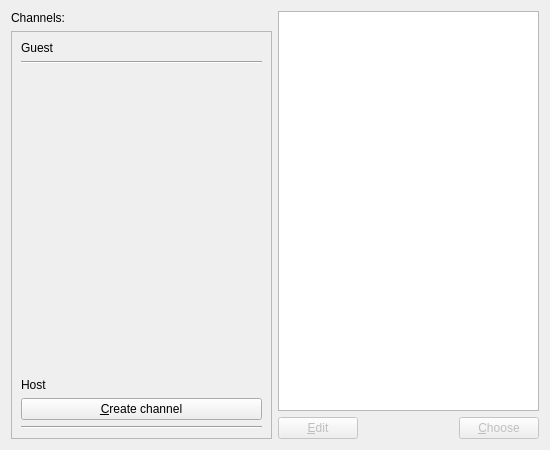
<?xml version="1.0" encoding="UTF-8"?>
<ui version="4.0">
 <class>ChooseChannelWidget</class>
 <widget class="QWidget" name="ChooseChannelWidget">
  <property name="geometry">
   <rect>
    <x>0</x>
    <y>0</y>
    <width>550</width>
    <height>450</height>
   </rect>
  </property>
  <property name="sizePolicy">
   <sizepolicy hsizetype="Preferred" vsizetype="Fixed">
    <horstretch>0</horstretch>
    <verstretch>0</verstretch>
   </sizepolicy>
  </property>
  <property name="windowTitle">
   <string>Choose Channel Window</string>
  </property>
  <layout class="QHBoxLayout" name="horizontalLayout_2">
   <item>
    <layout class="QVBoxLayout" name="verticalLayout">
     <property name="sizeConstraint">
      <enum>QLayout::SetDefaultConstraint</enum>
     </property>
     <item>
      <widget class="QLabel" name="label_3">
       <property name="text">
        <string>Channels:</string>
       </property>
      </widget>
     </item>
     <item>
      <widget class="QScrollArea" name="channelsArea">
       <property name="sizePolicy">
        <sizepolicy hsizetype="Expanding" vsizetype="Expanding">
         <horstretch>0</horstretch>
         <verstretch>0</verstretch>
        </sizepolicy>
       </property>
       <property name="widgetResizable">
        <bool>true</bool>
       </property>
       <widget class="QWidget" name="channelsAreaWidgetContents">
        <property name="geometry">
         <rect>
          <x>0</x>
          <y>0</y>
          <width>259</width>
          <height>408</height>
         </rect>
        </property>
        <layout class="QVBoxLayout" name="verticalLayout_3">
         <item>
          <layout class="QGridLayout" name="channelsLayout">
           <item row="6" column="0">
            <widget class="Line" name="hostLine">
             <property name="orientation">
              <enum>Qt::Horizontal</enum>
             </property>
            </widget>
           </item>
           <item row="2" column="0">
            <spacer name="verticalSpacer">
             <property name="orientation">
              <enum>Qt::Vertical</enum>
             </property>
             <property name="sizeHint" stdset="0">
              <size>
               <width>20</width>
               <height>40</height>
              </size>
             </property>
            </spacer>
           </item>
           <item row="5" column="0">
            <widget class="QPushButton" name="cmdCreateChannel">
             <property name="sizePolicy">
              <sizepolicy hsizetype="Preferred" vsizetype="Fixed">
               <horstretch>0</horstretch>
               <verstretch>0</verstretch>
              </sizepolicy>
             </property>
             <property name="text">
              <string>&amp;Create channel</string>
             </property>
            </widget>
           </item>
           <item row="1" column="0">
            <widget class="Line" name="guestLine">
             <property name="orientation">
              <enum>Qt::Horizontal</enum>
             </property>
            </widget>
           </item>
           <item row="0" column="0">
            <widget class="QLabel" name="label_2">
             <property name="sizePolicy">
              <sizepolicy hsizetype="Preferred" vsizetype="Fixed">
               <horstretch>0</horstretch>
               <verstretch>0</verstretch>
              </sizepolicy>
             </property>
             <property name="text">
              <string>Guest</string>
             </property>
            </widget>
           </item>
           <item row="4" column="0">
            <widget class="QLabel" name="label">
             <property name="sizePolicy">
              <sizepolicy hsizetype="Preferred" vsizetype="Fixed">
               <horstretch>0</horstretch>
               <verstretch>0</verstretch>
              </sizepolicy>
             </property>
             <property name="text">
              <string>Host</string>
             </property>
            </widget>
           </item>
          </layout>
         </item>
        </layout>
       </widget>
      </widget>
     </item>
    </layout>
   </item>
   <item>
    <layout class="QVBoxLayout" name="verticalLayout_2">
     <item>
      <widget class="QTextEdit" name="textEdit">
       <property name="font">
        <font>
         <family>Courier 10 Pitch</family>
         <pointsize>14</pointsize>
         <weight>75</weight>
         <bold>true</bold>
        </font>
       </property>
       <property name="readOnly">
        <bool>true</bool>
       </property>
      </widget>
     </item>
     <item>
      <layout class="QHBoxLayout" name="horizontalLayout">
       <item>
        <widget class="QPushButton" name="cmdEdit">
         <property name="enabled">
          <bool>false</bool>
         </property>
         <property name="text">
          <string>&amp;Edit</string>
         </property>
        </widget>
       </item>
       <item>
        <spacer name="horizontalSpacer">
         <property name="orientation">
          <enum>Qt::Horizontal</enum>
         </property>
         <property name="sizeHint" stdset="0">
          <size>
           <width>40</width>
           <height>20</height>
          </size>
         </property>
        </spacer>
       </item>
       <item>
        <widget class="QPushButton" name="cmdChoose">
         <property name="enabled">
          <bool>false</bool>
         </property>
         <property name="text">
          <string>&amp;Choose</string>
         </property>
        </widget>
       </item>
      </layout>
     </item>
    </layout>
   </item>
  </layout>
 </widget>
 <resources/>
 <connections/>
</ui>
